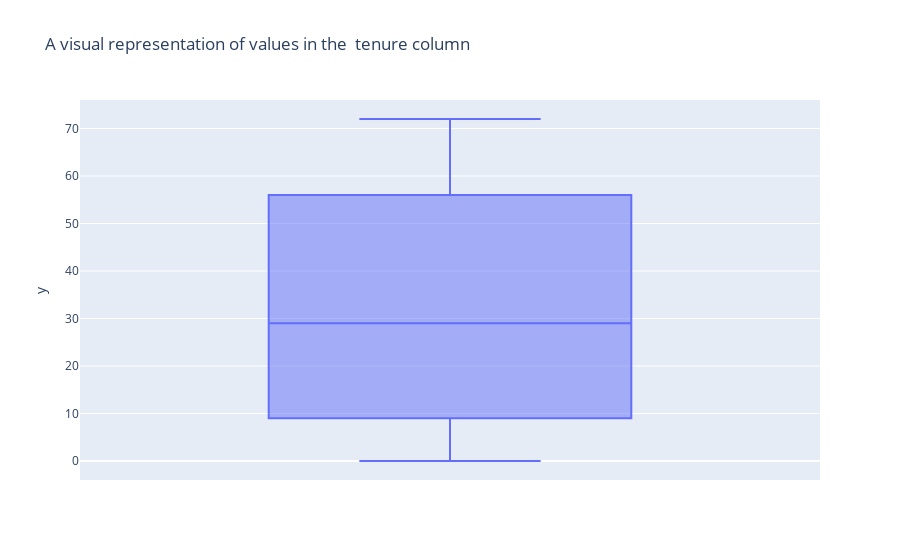
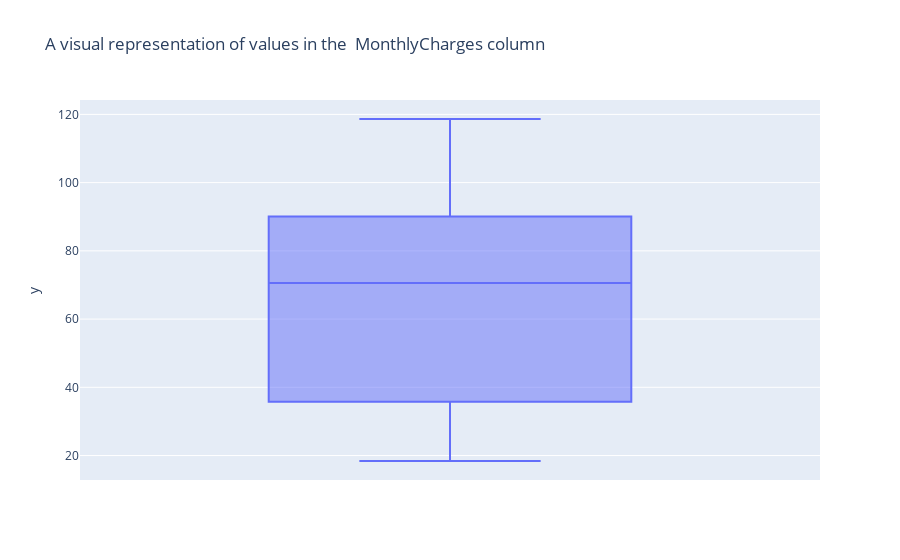
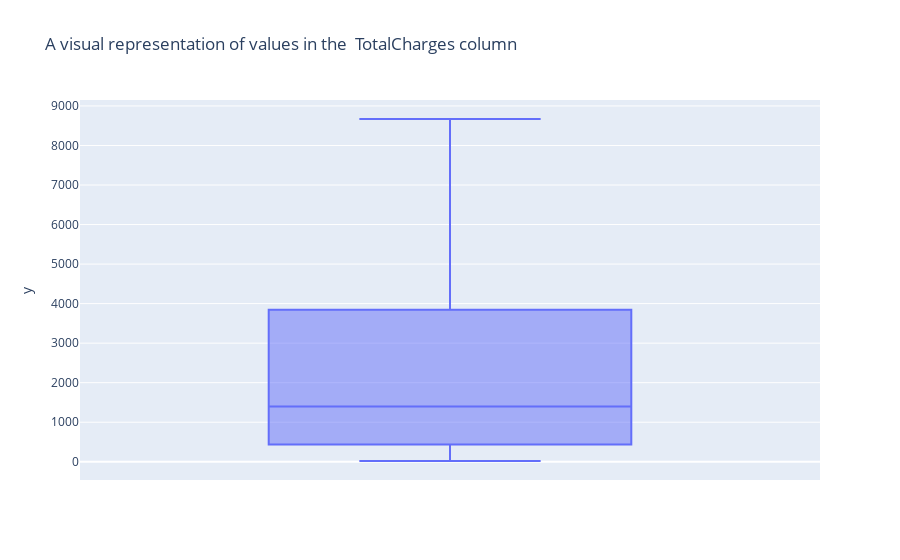

Write notebook code for charts like these, in order.
### Code cell
for column in training_df.columns:
     if (training_df[column].dtype!='O') & (len(training_df[column].unique())>2):
        fig=px.box(training_df[numeric],y=training_df[column],title = f"A visual representation of values in the  {column} column")
        fig.show()

### Figure 1 — Plotly figure (JSON) as saved in the notebook; plotly's stock layout.template omitted (floating-point values rounded to 4 significant figures; data arrays with more than 128 entries replaced by an {"elided": "..."} marker saying what was removed)
{"data": [{"alignmentgroup": "True", "hovertemplate": "y=%{y}<extra></extra>", "legendgroup": "", "marker": {"color": "#636efa"}, "name": "", "notched": false, "offsetgroup": "", "orientation": "v", "showlegend": false, "type": "box", "x0": " ", "xaxis": "x", "y": {"elided": "5043 int values"}, "y0": " ", "yaxis": "y"}], "layout": {"boxmode": "group", "legend": {"tracegroupgap": 0}, "title": {"text": "A visual representation of values in the  tenure column"}, "xaxis": {"anchor": "y", "domain": [0, 1]}, "yaxis": {"anchor": "x", "domain": [0, 1], "title": {"text": "y"}}}}

### Figure 2 — Plotly figure (JSON) as saved in the notebook; plotly's stock layout.template omitted (floating-point values rounded to 4 significant figures; data arrays with more than 128 entries replaced by an {"elided": "..."} marker saying what was removed)
{"data": [{"alignmentgroup": "True", "hovertemplate": "y=%{y}<extra></extra>", "legendgroup": "", "marker": {"color": "#636efa"}, "name": "", "notched": false, "offsetgroup": "", "orientation": "v", "showlegend": false, "type": "box", "x0": " ", "xaxis": "x", "y": {"elided": "5043 float values"}, "y0": " ", "yaxis": "y"}], "layout": {"boxmode": "group", "legend": {"tracegroupgap": 0}, "title": {"text": "A visual representation of values in the  MonthlyCharges column"}, "xaxis": {"anchor": "y", "domain": [0, 1]}, "yaxis": {"anchor": "x", "domain": [0, 1], "title": {"text": "y"}}}}

### Figure 3 — Plotly figure (JSON) as saved in the notebook; plotly's stock layout.template omitted (floating-point values rounded to 4 significant figures; data arrays with more than 128 entries replaced by an {"elided": "..."} marker saying what was removed)
{"data": [{"alignmentgroup": "True", "hovertemplate": "y=%{y}<extra></extra>", "legendgroup": "", "marker": {"color": "#636efa"}, "name": "", "notched": false, "offsetgroup": "", "orientation": "v", "showlegend": false, "type": "box", "x0": " ", "xaxis": "x", "y": {"elided": "5043 float values"}, "y0": " ", "yaxis": "y"}], "layout": {"boxmode": "group", "legend": {"tracegroupgap": 0}, "title": {"text": "A visual representation of values in the  TotalCharges column"}, "xaxis": {"anchor": "y", "domain": [0, 1]}, "yaxis": {"anchor": "x", "domain": [0, 1], "title": {"text": "y"}}}}
